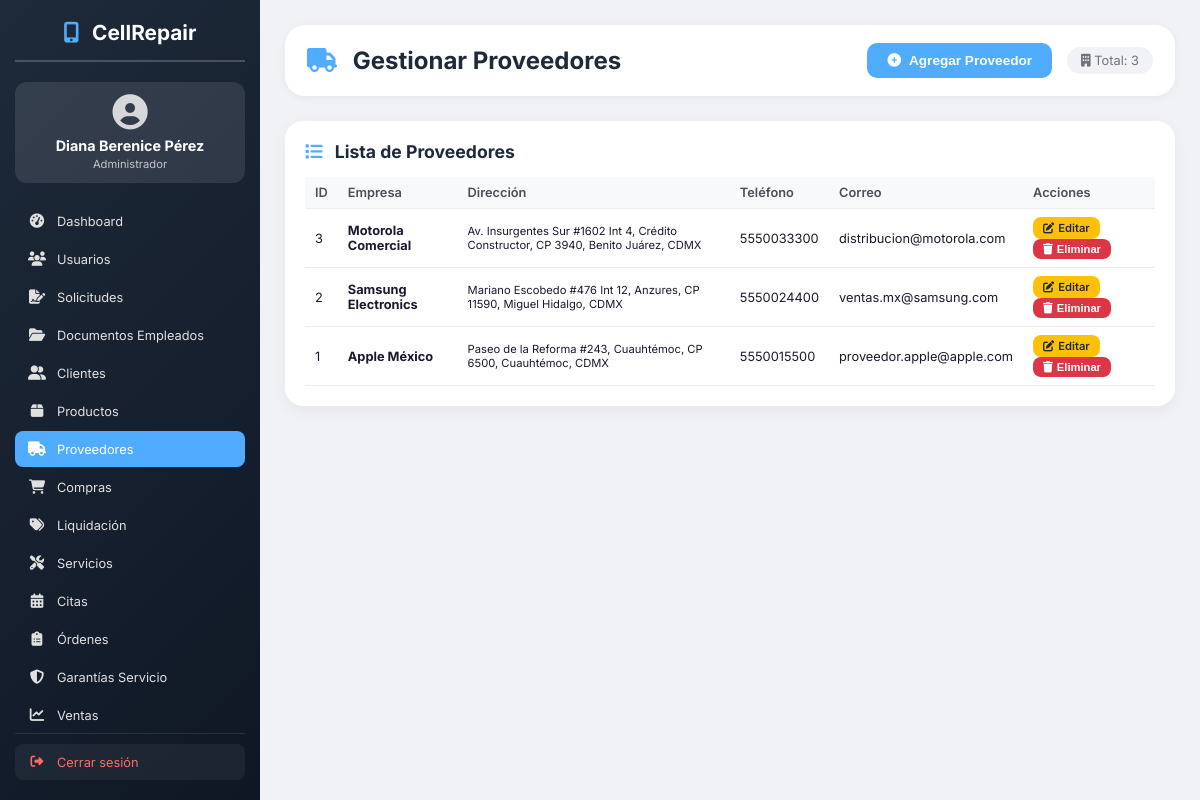
Page /proveedores.php (signed in) on the committed database.
### tables this page shows
CREATE TABLE Proveedores (
    Id_proveedor INT AUTO_INCREMENT PRIMARY KEY, 
    Nombre_empresa VARCHAR(30) NOT NULL, 
    Calle_provee VARCHAR(45) NOT NULL, 
    Num_exterior INT NOT NULL, 
    Num_interior INT NOT NULL, 
    Colonia VARCHAR(30) NOT NULL, 
    Codigo_pos INT, 
    Municipio VARCHAR(25), 
    Estado VARCHAR(25), 
    Telefono VARCHAR(10), 
    Correo VARCHAR(50)
);

### proveedores.php (the view, shortened to what this page needs)
<?php
include '../conexion.php';
$proveedores = $conn->query("SELECT * FROM Proveedores ORDER BY Id_proveedor DESC");
?>
<!DOCTYPE html>
<html lang="es">
<head>
    <link rel="stylesheet" href="https://cdnjs.cloudflare.com/ajax/libs/font-awesome/6.4.0/css/all.min.css">
</head>
<body>
    <div class="sidebar">
        <h2><i class="fas fa-mobile-alt"></i> <span>CellRepair</span></h2>
        <div class="user-info">
            <i class="fas fa-user-circle"></i>
            <h3><?php echo $_SESSION['usuario']; ?></h3>
            <p>Administrador</p>
        </div>
        <div class="menu-wrapper">
            <nav>
                <ul>
                    <li><a href="dashboard.php"><i class="fas fa-tachometer-alt"></i> <span>Dashboard</span></a></li>
                    <li><a href="usuarios.php"><i class="fas fa-users"></i> <span>Usuarios</span></a></li>
                    <li><a href="solicitudes_empleados.php"><i class="fas fa-file-signature"></i> <span>Solicitudes</span></a></li>
                    <li><a href="documentos_empleados.php"><i class="fas fa-folder-open"></i> <span>Documentos Empleados</span></a></li>
                    <li><a href="clientes.php"><i class="fas fa-user-friends"></i> <span>Clientes</span></a></li>
                    <li><a href="productos.php"><i class="fas fa-box"></i> <span>Productos</span></a></li>
                    <li><a href="proveedores.php" class="active"><i class="fas fa-truck"></i> <span>Proveedores</span></a></li>
                    <li><a href="compras.php"><i class="fas fa-shopping-cart"></i> <span>Compras</span></a></li>
                    <li><a href="liquidaciones.php"><i class="fas fa-tags"></i> <span>Liquidación</span></a></li>
                    <li><a href="servicios.php"><i class="fas fa-tools"></i> <span>Servicios</span></a></li>
                    <li><a href="citas.php"><i class="fas fa-calendar-alt"></i> <span>Citas</span></a></li>
                    <li><a href="ordenes.php"><i class="fas fa-clipboard-list"></i> <span>Órdenes</span></a></li>
                    <li><a href="garantias_servicio.php"><i class="fas fa-shield-alt"></i> <span>Garantías Servicio</span></a></li>
                    <li><a href="ventas.php"><i class="fas fa-chart-line"></i> <span>Ventas</span></a></li>
                </ul>
            </nav>
        </div>
        <div class="logout-wrapper">
            <a href="../logout.php" class="logout-btn">
                <i class="fas fa-sign-out-alt"></i> <span>Cerrar sesión</span>
            </a>
        </div>
    </div>
    <div class="main-content">
        <div class="header">
            <h1><i class="fas fa-truck"></i> Gestionar Proveedores</h1>
            <div style="display: flex; align-items: center; gap: 15px;">
                <button class="btn-add" onclick="openModal('add')">
                    <i class="fas fa-plus-circle"></i> Agregar Proveedor
                </button>
                <span class="badge-count"><i class="fas fa-building"></i> Total: <?php echo $proveedores->num_rows; ?></span>
            </div>
        </div>
        <div class="card">
            <h3><i class="fas fa-list"></i> Lista de Proveedores</h3>
            <div style="overflow-x: auto;">
                <table>
                    <thead>
                        <tr>
                            <th>ID</th>
                            <th>Empresa</th>
                            <th>Dirección</th>
                            <th>Teléfono</th>
                            <th>Correo</th>
                            <th>Acciones</th>
                        </tr>
                    </thead>
                    <tbody>
                    <?php if ($proveedores->num_rows > 0): ?>
                        <?php while($row = $proveedores->fetch_assoc()): ?>
                        <tr>
                            <td><?php echo $row['Id_proveedor']; ?></td>
                            <td><strong><?php echo $row['Nombre_empresa']; ?></strong></td>
                            <td style="font-size:0.7rem;">
                                <?php
                                echo $row['Calle_provee'] . ' #' . $row['Num_exterior'];
                                if ($row['Num_interior'] > 0) echo ' Int ' . $row['Num_interior'];
                                echo ', ' . $row['Colonia'] . ', CP ' . $row['Codigo_pos'];
                                echo ', ' . $row['Municipio'] . ', ' . $row['Estado'];
                                ?>
                            </td>
                            <td><?php echo $row['Telefono']; ?></td>
                            <td><?php echo $row['Correo']; ?></td>
                            <td>
                                <a href="?editar=<?php echo $row['Id_proveedor']; ?>" class="btn btn-edit btn-sm">
                                    <i class="fas fa-edit"></i> Editar
                                </a>
                                <form method="POST" style="display:inline;" onsubmit="return confirm('¿Estás seguro de eliminar este proveedor?')">
                                    <button type="submit" name="eliminar" class="btn btn-delete btn-sm">
                                        <i class="fas fa-trash"></i> Eliminar
                                    </button>
                                </form>
                            </td>
                        </tr>
                        <?php endwhile; ?>
                    <?php endif; ?>
                    </tbody>
                </table>
            </div>
        </div>
    </div>
</body>
</html>

### proveedores.php (style rules this page uses)
* { margin: 0; padding: 0; box-sizing: border-box; }
body { font-family: 'Inter', sans-serif; background: #f0f2f5; color: #1a1a2e; }
.sidebar { position: fixed; left: 0; top: 0; width: 260px; height: 100%; background: linear-gradient(135deg, #1e2a3a, #0f1724); color: white; padding: 20px 15px; z-index: 100; display: flex; flex-direction: column; overflow-y: auto; scroll-behavior: smooth; }
.sidebar h2 { font-size: 1.3rem; margin-bottom: 20px; padding-bottom: 15px; border-bottom: 2px solid rgba(255,255,255,0.2); text-align: center; flex-shrink: 0; }
.sidebar h2 i { margin-right: 8px; color: #4facfe; }
.sidebar .user-info { background: rgba(255,255,255,0.1); padding: 12px; border-radius: 12px; margin-bottom: 20px; text-align: center; flex-shrink: 0; }
.sidebar .user-info i { font-size: 2.2rem; margin-bottom: 8px; opacity: 0.8; }
.sidebar .user-info h3 { font-size: 0.9rem; margin-bottom: 3px; }
.sidebar .user-info p { font-size: 0.7rem; opacity: 0.7; }
.sidebar .menu-wrapper { flex: 1; overflow-y: auto; margin-bottom: 10px; }
.sidebar nav ul { list-style: none; padding: 0; margin: 0; }
.sidebar nav ul li { margin-bottom: 2px; }
.sidebar nav ul li a { display: flex; align-items: center; gap: 10px; padding: 8px 12px; color: #e0e0e0; text-decoration: none; border-radius: 8px; transition: all 0.3s; font-size: 0.8rem; min-height: 36px; white-space: nowrap; }
.sidebar nav ul li a i { width: 20px; font-size: 0.9rem; text-align: center; flex-shrink: 0; }
.sidebar nav ul li a span { font-size: 0.8rem; line-height: 1.2; }
.sidebar nav ul li a.active { background: #4facfe; color: white; }
.sidebar .logout-wrapper { flex-shrink: 0; padding-top: 10px; border-top: 1px solid rgba(255,255,255,0.1); }
.logout-btn { display: flex; align-items: center; gap: 10px; padding: 10px 12px; background: rgba(255,255,255,0.05); color: #ff6b6b; text-decoration: none; border-radius: 8px; transition: all 0.3s; font-size: 0.8rem; min-height: 36px; }
.logout-btn i { width: 20px; text-align: center; }
.main-content { margin-left: 260px; padding: 25px; }
.header { background: white; padding: 18px 22px; border-radius: 20px; margin-bottom: 25px; display: flex; justify-content: space-between; align-items: center; box-shadow: 0 2px 10px rgba(0,0,0,0.05); }
.header h1 { font-size: 1.5rem; color: #1e2a3a; }
.header h1 i { color: #4facfe; margin-right: 10px; }
.header .badge-count { background: #f0f2f5; padding: 6px 14px; border-radius: 20px; font-size: 0.8rem; color: #6c757d; }
.btn-add { background: #4facfe; color: white; border: none; padding: 10px 20px; border-radius: 10px; font-weight: 600; cursor: pointer; transition: 0.3s; font-size: 0.85rem; display: inline-flex; align-items: center; gap: 8px; }
.card { background: white; border-radius: 18px; padding: 20px; margin-bottom: 25px; box-shadow: 0 5px 15px rgba(0,0,0,0.05); overflow-x: auto; }
.card h3 { font-size: 1.1rem; color: #1e2a3a; margin-bottom: 15px; }
.card h3 i { color: #4facfe; margin-right: 8px; }
.btn { padding: 6px 14px; border: none; border-radius: 8px; cursor: pointer; font-size: 0.75rem; font-weight: 600; transition: 0.3s; text-decoration: none; display: inline-flex; align-items: center; gap: 4px; }
.btn-edit { background: #ffc107; color: #1e2a3a; }
.btn-delete { background: #dc3545; color: white; }
.btn-sm { padding: 4px 10px; font-size: 0.7rem; }
table { width: 100%; border-collapse: collapse; font-size: 0.8rem; }
th, td { padding: 8px 10px; text-align: left; border-bottom: 1px solid #e9ecef; }
th { background: #f8f9fa; font-weight: 600; color: #495057; }

### rows in the picture
proveedores: Id_proveedor "3", Nombre_empresa "Motorola Comercial", Calle_provee "Av. Insurgentes Sur", Num_exterior "1602", Num_interior "4", Colonia "Crédito Constructor", Codigo_pos "3940", Municipio "Benito Juárez", Estado "CDMX", Telefono "5550033300", Correo "distribucion@motorola.com"
proveedores: Id_proveedor "2", Nombre_empresa "Samsung Electronics", Calle_provee "Mariano Escobedo", Num_exterior "476", Num_interior "12", Colonia "Anzures", Codigo_pos "11590", Municipio "Miguel Hidalgo", Estado "CDMX", Telefono "5550024400", Correo "ventas.mx@samsung.com"
proveedores: Id_proveedor "1", Nombre_empresa "Apple México", Calle_provee "Paseo de la Reforma", Num_exterior "243", Colonia "Cuauhtémoc", Codigo_pos "6500", Municipio "Cuauhtémoc", Estado "CDMX", Telefono "5550015500", Correo "proveedor.apple@apple.com"

### other values in the picture
$_SESSION['usuario'] "Diana Berenice Pérez"
$proveedores->num_rows "3"
